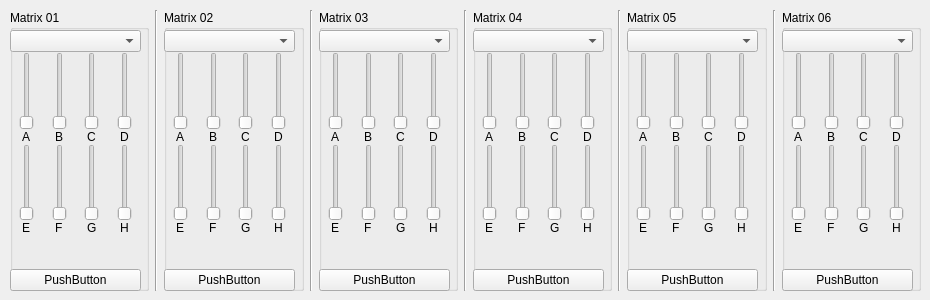
    <widget class="QWidget" name="matrix01_06Tab">
     <attribute name="title">
      <string>Matrix 1-6</string>
     </attribute>
     <widget class="QWidget" name="gridLayoutWidget_4">
      <property name="geometry">
       <rect>
        <x>10</x>
        <y>10</y>
        <width>911</width>
        <height>281</height>
       </rect>
      </property>
      <layout class="QGridLayout" name="matrix01_06GridLayout">
       <item row="0" column="1">
        <widget class="Line" name="line_16">
         <property name="orientation">
          <enum>Qt::Vertical</enum>
         </property>
        </widget>
       </item>
       <item row="0" column="0">
        <widget class="QGroupBox" name="matrix01GroupBox">
         <property name="title">
          <string>Matrix 01</string>
         </property>
         <widget class="QWidget" name="gridLayoutWidget_10">
          <property name="geometry">
           <rect>
            <x>0</x>
            <y>20</y>
            <width>131</width>
            <height>261</height>
           </rect>
          </property>
          <layout class="QGridLayout" name="matrix01GridLayout" rowstretch="0,0,0,0,0,0,0">
           <property name="spacing">
            <number>0</number>
           </property>
           <item row="4" column="0" alignment="Qt::AlignHCenter">
            <widget class="QLabel" name="label_8">
             <property name="text">
              <string>E</string>
             </property>
            </widget>
           </item>
           <item row="3" column="2" alignment="Qt::AlignHCenter">
            <widget class="QSlider" name="slider_mtx_g_1">
             <property name="orientation">
              <enum>Qt::Vertical</enum>
             </property>
            </widget>
           </item>
           <item row="3" column="3" alignment="Qt::AlignHCenter">
            <widget class="QSlider" name="slider_mtx_h_1">
             <property name="orientation">
              <enum>Qt::Vertical</enum>
             </property>
            </widget>
           </item>
           <item row="1" column="3" alignment="Qt::AlignHCenter">
            <widget class="QSlider" name="slider_mtx_d_1">
             <property name="orientation">
              <enum>Qt::Vertical</enum>
             </property>
            </widget>
           </item>
           <item row="1" column="2" alignment="Qt::AlignHCenter">
            <widget class="QSlider" name="slider_mtx_c_1">
             <property name="orientation">
              <enum>Qt::Vertical</enum>
             </property>
            </widget>
           </item>
           <item row="2" column="3" alignment="Qt::AlignHCenter">
            <widget class="QLabel" name="label_7">
             <property name="text">
              <string>D</string>
             </property>
            </widget>
           </item>
           <item row="1" column="0" alignment="Qt::AlignHCenter">
            <widget class="QSlider" name="slider_mtx_a_1">
             <property name="orientation">
              <enum>Qt::Vertical</enum>
             </property>
            </widget>
           </item>
           <item row="1" column="1" alignment="Qt::AlignHCenter">
            <widget class="QSlider" name="slider_mtx_b_1">
             <property name="orientation">
              <enum>Qt::Vertical</enum>
             </property>
            </widget>
           </item>
           <item row="2" column="0" alignment="Qt::AlignHCenter">
            <widget class="QLabel" name="label_4">
             <property name="text">
              <string>A</string>
             </property>
            </widget>
           </item>
           <item row="3" column="0" alignment="Qt::AlignHCenter">
            <widget class="QSlider" name="slider_mtx_e_1">
             <property name="orientation">
              <enum>Qt::Vertical</enum>
             </property>
            </widget>
           </item>
           <item row="2" column="2" alignment="Qt::AlignHCenter">
            <widget class="QLabel" name="label_6">
             <property name="text">
              <string>C</string>
             </property>
            </widget>
           </item>
           <item row="3" column="1" alignment="Qt::AlignHCenter">
            <widget class="QSlider" name="slider_mtx_f_1">
             <property name="orientation">
              <enum>Qt::Vertical</enum>
             </property>
            </widget>
           </item>
           <item row="2" column="1" alignment="Qt::AlignHCenter">
            <widget class="QLabel" name="label_5">
             <property name="text">
              <string>B</string>
             </property>
            </widget>
           </item>
           <item row="4" column="3" alignment="Qt::AlignHCenter">
            <widget class="QLabel" name="label_11">
             <property name="text">
              <string>H</string>
             </property>
            </widget>
           </item>
           <item row="4" column="2" alignment="Qt::AlignHCenter">
            <widget class="QLabel" name="label_10">
             <property name="text">
              <string>G</string>
             </property>
            </widget>
           </item>
           <item row="0" column="0" colspan="4">
            <widget class="QComboBox" name="combo_matrix_in_1"/>
           </item>
           <item row="6" column="0" colspan="4">
            <widget class="QPushButton" name="matrix01BtnClear">
             <property name="text">
              <string>PushButton</string>
             </property>
            </widget>
           </item>
           <item row="4" column="1" alignment="Qt::AlignHCenter">
            <widget class="QLabel" name="label_9">
             <property name="text">
              <string>F</string>
             </property>
            </widget>
           </item>
           <item row="5" column="0" colspan="4">
            <spacer name="verticalSpacer">
             <property name="orientation">
              <enum>Qt::Vertical</enum>
             </property>
             <property name="sizeHint" stdset="0">
              <size>
               <width>20</width>
               <height>40</height>
              </size>
             </property>
            </spacer>
           </item>
          </layout>
         </widget>
        </widget>
       </item>
       <item row="0" column="2">
        <widget class="QGroupBox" name="matrix02GroupBox">
         <property name="title">
          <string>Matrix 02</string>
         </property>
         <widget class="QWidget" name="gridLayoutWidget_17">
          <property name="geometry">
           <rect>
            <x>0</x>
            <y>20</y>
            <width>131</width>
            <height>261</height>
           </rect>
          </property>
          <layout class="QGridLayout" name="matrix02GridLayout">
           <property name="spacing">
            <number>0</number>
           </property>
           <item row="4" column="1" alignment="Qt::AlignHCenter">
            <widget class="QLabel" name="label_17">
             <property name="text">
              <string>F</string>
             </property>
            </widget>
           </item>
           <item row="2" column="1" alignment="Qt::AlignHCenter">
            <widget class="QLabel" name="label_15">
             <property name="text">
              <string>B</string>
             </property>
            </widget>
           </item>
           <item row="3" column="2" alignment="Qt::AlignHCenter">
            <widget class="QSlider" name="slider_mtx_g_2">
             <property name="orientation">
              <enum>Qt::Vertical</enum>
             </property>
            </widget>
           </item>
           <item row="3" column="3" alignment="Qt::AlignHCenter">
            <widget class="QSlider" name="slider_mtx_h_2">
             <property name="orientation">
              <enum>Qt::Vertical</enum>
             </property>
            </widget>
           </item>
           <item row="1" column="3" alignment="Qt::AlignHCenter">
            <widget class="QSlider" name="slider_mtx_d_2">
             <property name="orientation">
              <enum>Qt::Vertical</enum>
             </property>
            </widget>
           </item>
           <item row="1" column="2" alignment="Qt::AlignHCenter">
            <widget class="QSlider" name="slider_mtx_c_2">
             <property name="orientation">
              <enum>Qt::Vertical</enum>
             </property>
            </widget>
           </item>
           <item row="2" column="3" alignment="Qt::AlignHCenter">
            <widget class="QLabel" name="label_12">
             <property name="text">
              <string>D</string>
             </property>
            </widget>
           </item>
           <item row="1" column="0" alignment="Qt::AlignHCenter">
            <widget class="QSlider" name="slider_mtx_a_2">
             <property name="orientation">
              <enum>Qt::Vertical</enum>
             </property>
            </widget>
           </item>
           <item row="1" column="1" alignment="Qt::AlignHCenter">
            <widget class="QSlider" name="slider_mtx_b_2">
             <property name="orientation">
              <enum>Qt::Vertical</enum>
             </property>
            </widget>
           </item>
           <item row="2" column="0" alignment="Qt::AlignHCenter">
            <widget class="QLabel" name="label_13">
             <property name="text">
              <string>A</string>
             </property>
            </widget>
           </item>
           <item row="3" column="0" alignment="Qt::AlignHCenter">
            <widget class="QSlider" name="slider_mtx_e_2">
             <property name="orientation">
              <enum>Qt::Vertical</enum>
             </property>
            </widget>
           </item>
           <item row="2" column="2" alignment="Qt::AlignHCenter">
            <widget class="QLabel" name="label_14">
             <property name="text">
              <string>C</string>
             </property>
            </widget>
           </item>
           <item row="3" column="1" alignment="Qt::AlignHCenter">
            <widget class="QSlider" name="slider_mtx_f_2">
             <property name="orientation">
              <enum>Qt::Vertical</enum>
             </property>
            </widget>
           </item>
           <item row="4" column="0" alignment="Qt::AlignHCenter">
            <widget class="QLabel" name="label_16">
             <property name="text">
              <string>E</string>
             </property>
            </widget>
           </item>
           <item row="4" column="3" alignment="Qt::AlignHCenter">
            <widget class="QLabel" name="label_19">
             <property name="text">
              <string>H</string>
             </property>
            </widget>
           </item>
           <item row="4" column="2" alignment="Qt::AlignHCenter">
            <widget class="QLabel" name="label_18">
             <property name="text">
              <string>G</string>
             </property>
            </widget>
           </item>
           <item row="0" column="0" colspan="4">
            <widget class="QComboBox" name="combo_matrix_in_2"/>
           </item>
           <item row="6" column="0" colspan="4">
            <widget class="QPushButton" name="matrix02BtnClear">
             <property name="text">
              <string>PushButton</string>
             </property>
            </widget>
           </item>
           <item row="5" column="1">
            <spacer name="verticalSpacer_2">
             <property name="orientation">
              <enum>Qt::Vertical</enum>
             </property>
             <property name="sizeHint" stdset="0">
              <size>
               <width>20</width>
               <height>40</height>
              </size>
             </property>
            </spacer>
           </item>
          </layout>
         </widget>
        </widget>
       </item>
       <item row="0" column="4">
        <widget class="QGroupBox" name="matrix03GroupBox">
         <property name="title">
          <string>Matrix 03</string>
         </property>
         <widget class="QWidget" name="gridLayoutWidget_18">
          <property name="geometry">
           <rect>
            <x>0</x>
            <y>20</y>
            <width>131</width>
            <height>261</height>
           </rect>
          </property>
          <layout class="QGridLayout" name="matrix03GridLayout">
           <property name="spacing">
            <number>0</number>
           </property>
           <item row="3" column="2" alignment="Qt::AlignHCenter">
            <widget class="QSlider" name="slider_mtx_g_3">
             <property name="orientation">
              <enum>Qt::Vertical</enum>
             </property>
            </widget>
           </item>
           <item row="3" column="3" alignment="Qt::AlignHCenter">
            <widget class="QSlider" name="slider_mtx_h_3">
             <property name="orientation">
              <enum>Qt::Vertical</enum>
             </property>
            </widget>
           </item>
           <item row="1" column="3" alignment="Qt::AlignHCenter">
            <widget class="QSlider" name="slider_mtx_d_3">
             <property name="orientation">
              <enum>Qt::Vertical</enum>
             </property>
            </widget>
           </item>
           <item row="1" column="2" alignment="Qt::AlignHCenter">
            <widget class="QSlider" name="slider_mtx_c_3">
             <property name="orientation">
              <enum>Qt::Vertical</enum>
             </property>
            </widget>
           </item>
           <item row="2" column="3" alignment="Qt::AlignHCenter">
            <widget class="QLabel" name="label_20">
             <property name="text">
              <string>D</string>
             </property>
            </widget>
           </item>
           <item row="1" column="0" alignment="Qt::AlignHCenter">
            <widget class="QSlider" name="slider_mtx_a_3">
             <property name="orientation">
              <enum>Qt::Vertical</enum>
             </property>
            </widget>
           </item>
           <item row="1" column="1" alignment="Qt::AlignHCenter">
            <widget class="QSlider" name="slider_mtx_b_3">
             <property name="orientation">
              <enum>Qt::Vertical</enum>
             </property>
            </widget>
           </item>
           <item row="2" column="0" alignment="Qt::AlignHCenter">
            <widget class="QLabel" name="label_21">
             <property name="text">
              <string>A</string>
             </property>
            </widget>
           </item>
           <item row="3" column="0" alignment="Qt::AlignHCenter">
            <widget class="QSlider" name="slider_mtx_e_3">
             <property name="orientation">
              <enum>Qt::Vertical</enum>
             </property>
            </widget>
           </item>
           <item row="2" column="2" alignment="Qt::AlignHCenter">
            <widget class="QLabel" name="label_22">
             <property name="text">
              <string>C</string>
             </property>
            </widget>
           </item>
           <item row="3" column="1" alignment="Qt::AlignHCenter">
            <widget class="QSlider" name="slider_mtx_f_3">
             <property name="orientation">
              <enum>Qt::Vertical</enum>
             </property>
            </widget>
           </item>
           <item row="4" column="1" alignment="Qt::AlignHCenter">
            <widget class="QLabel" name="label_25">
             <property name="text">
              <string>F</string>
             </property>
            </widget>
           </item>
           <item row="2" column="1" alignment="Qt::AlignHCenter">
            <widget class="QLabel" name="label_23">
             <property name="text">
              <string>B</string>
             </property>
            </widget>
           </item>
           <item row="4" column="0" alignment="Qt::AlignHCenter">
            <widget class="QLabel" name="label_24">
             <property name="text">
              <string>E</string>
             </property>
            </widget>
           </item>
           <item row="4" column="3" alignment="Qt::AlignHCenter">
            <widget class="QLabel" name="label_27">
             <property name="text">
              <string>H</string>
             </property>
            </widget>
           </item>
           <item row="4" column="2" alignment="Qt::AlignHCenter">
            <widget class="QLabel" name="label_26">
             <property name="text">
              <string>G</string>
             </property>
            </widget>
           </item>
           <item row="0" column="0" colspan="4">
            <widget class="QComboBox" name="combo_matrix_in_3"/>
           </item>
           <item row="6" column="0" colspan="4">
            <widget class="QPushButton" name="matrix03BtnClear">
             <property name="text">
              <string>PushButton</string>
             </property>
            </widget>
           </item>
           <item row="5" column="0">
            <spacer name="verticalSpacer_3">
             <property name="orientation">
              <enum>Qt::Vertical</enum>
             </property>
             <property name="sizeHint" stdset="0">
              <size>
               <width>20</width>
               <height>40</height>
              </size>
             </property>
            </spacer>
           </item>
          </layout>
         </widget>
        </widget>
       </item>
       <item row="0" column="6">
        <widget class="QGroupBox" name="matrix04GroupBox">
         <property name="title">
          <string>Matrix 04</string>
         </property>
         <widget class="QWidget" name="gridLayoutWidget_19">
          <property name="geometry">
           <rect>
            <x>0</x>
            <y>20</y>
            <width>131</width>
            <height>261</height>
           </rect>
          </property>
          <layout class="QGridLayout" name="matrix04GridLayout">
           <property name="spacing">
            <number>0</number>
           </property>
           <item row="3" column="1" alignment="Qt::AlignHCenter">
            <widget class="QSlider" name="slider_mtx_f_4">
             <property name="orientation">
              <enum>Qt::Vertical</enum>
             </property>
            </widget>
           </item>
           <item row="3" column="2" alignment="Qt::AlignHCenter">
            <widget class="QSlider" name="slider_mtx_g_4">
             <property name="orientation">
              <enum>Qt::Vertical</enum>
             </property>
            </widget>
           </item>
           <item row="3" column="3" alignment="Qt::AlignHCenter">
            <widget class="QSlider" name="slider_mtx_h_4">
             <property name="orientation">
              <enum>Qt::Vertical</enum>
             </property>
            </widget>
           </item>
           <item row="1" column="3" alignment="Qt::AlignHCenter">
            <widget class="QSlider" name="slider_mtx_d_4">
             <property name="orientation">
              <enum>Qt::Vertical</enum>
             </property>
            </widget>
           </item>
           <item row="1" column="2" alignment="Qt::AlignHCenter">
            <widget class="QSlider" name="slider_mtx_c_4">
             <property name="orientation">
              <enum>Qt::Vertical</enum>
             </property>
            </widget>
           </item>
           <item row="2" column="3" alignment="Qt::AlignHCenter">
            <widget class="QLabel" name="label_28">
             <property name="text">
              <string>D</string>
             </property>
            </widget>
           </item>
           <item row="1" column="0" alignment="Qt::AlignHCenter">
            <widget class="QSlider" name="slider_mtx_a_4">
             <property name="orientation">
              <enum>Qt::Vertical</enum>
             </property>
            </widget>
           </item>
           <item row="1" column="1" alignment="Qt::AlignHCenter">
            <widget class="QSlider" name="slider_mtx_b_4">
             <property name="orientation">
              <enum>Qt::Vertical</enum>
             </property>
            </widget>
           </item>
           <item row="2" column="0" alignment="Qt::AlignHCenter">
            <widget class="QLabel" name="label_29">
             <property name="text">
              <string>A</string>
             </property>
            </widget>
           </item>
           <item row="3" column="0" alignment="Qt::AlignHCenter">
            <widget class="QSlider" name="slider_mtx_e_4">
             <property name="orientation">
              <enum>Qt::Vertical</enum>
             </property>
            </widget>
           </item>
           <item row="2" column="2" alignment="Qt::AlignHCenter">
            <widget class="QLabel" name="label_30">
             <property name="text">
              <string>C</string>
             </property>
            </widget>
           </item>
           <item row="4" column="1" alignment="Qt::AlignHCenter">
            <widget class="QLabel" name="label_33">
             <property name="text">
              <string>F</string>
             </property>
            </widget>
           </item>
           <item row="2" column="1" alignment="Qt::AlignHCenter">
            <widget class="QLabel" name="label_31">
             <property name="text">
              <string>B</string>
             </property>
            </widget>
           </item>
           <item row="4" column="0" alignment="Qt::AlignHCenter">
            <widget class="QLabel" name="label_32">
             <property name="text">
              <string>E</string>
             </property>
            </widget>
           </item>
           <item row="4" column="3" alignment="Qt::AlignHCenter">
            <widget class="QLabel" name="label_35">
             <property name="text">
              <string>H</string>
             </property>
            </widget>
           </item>
           <item row="4" column="2" alignment="Qt::AlignHCenter">
            <widget class="QLabel" name="label_34">
             <property name="text">
              <string>G</string>
             </property>
            </widget>
           </item>
           <item row="0" column="0" colspan="4">
            <widget class="QComboBox" name="combo_matrix_in_4"/>
           </item>
           <item row="6" column="0" colspan="4">
            <widget class="QPushButton" name="matrix04BtnClear">
             <property name="text">
              <string>PushButton</string>
             </property>
            </widget>
           </item>
           <item row="5" column="0">
            <spacer name="verticalSpacer_4">
             <property name="orientation">
              <enum>Qt::Vertical</enum>
             </property>
             <property name="sizeHint" stdset="0">
              <size>
               <width>20</width>
               <height>40</height>
              </size>
             </property>
            </spacer>
           </item>
          </layout>
         </widget>
        </widget>
       </item>
       <item row="0" column="8">
        <widget class="QGroupBox" name="matrix05GroupBox">
         <property name="title">
          <string>Matrix 05</string>
         </property>
         <widget class="QWidget" name="gridLayoutWidget_20">
          <property name="geometry">
           <rect>
            <x>0</x>
            <y>20</y>
            <width>131</width>
            <height>261</height>
           </rect>
          </property>
          <layout class="QGridLayout" name="matrix05GridLayout">
           <property name="spacing">
            <number>0</number>
           </property>
           <item row="3" column="2" alignment="Qt::AlignHCenter">
            <widget class="QSlider" name="slider_mtx_g_5">
             <property name="orientation">
              <enum>Qt::Vertical</enum>
             </property>
            </widget>
           </item>
           <item row="3" column="3" alignment="Qt::AlignHCenter">
            <widget class="QSlider" name="slider_mtx_h_5">
             <property name="orientation">
              <enum>Qt::Vertical</enum>
             </property>
            </widget>
           </item>
           <item row="1" column="3" alignment="Qt::AlignHCenter">
            <widget class="QSlider" name="slider_mtx_d_5">
             <property name="orientation">
              <enum>Qt::Vertical</enum>
             </property>
            </widget>
           </item>
           <item row="1" column="2" alignment="Qt::AlignHCenter">
            <widget class="QSlider" name="slider_mtx_c_5">
             <property name="orientation">
              <enum>Qt::Vertical</enum>
             </property>
            </widget>
           </item>
           <item row="2" column="3" alignment="Qt::AlignHCenter">
            <widget class="QLabel" name="label_36">
             <property name="text">
              <string>D</string>
             </property>
            </widget>
           </item>
           <item row="1" column="0" alignment="Qt::AlignHCenter">
            <widget class="QSlider" name="slider_mtx_a_5">
             <property name="orientation">
              <enum>Qt::Vertical</enum>
             </property>
            </widget>
           </item>
           <item row="1" column="1" alignment="Qt::AlignHCenter">
            <widget class="QSlider" name="slider_mtx_b_5">
             <property name="orientation">
              <enum>Qt::Vertical</enum>
             </property>
            </widget>
           </item>
           <item row="2" column="0" alignment="Qt::AlignHCenter">
            <widget class="QLabel" name="label_37">
             <property name="text">
              <string>A</string>
             </property>
            </widget>
           </item>
           <item row="3" column="0" alignment="Qt::AlignHCenter">
            <widget class="QSlider" name="slider_mtx_e_5">
             <property name="orientation">
              <enum>Qt::Vertical</enum>
             </property>
            </widget>
           </item>
           <item row="2" column="2" alignment="Qt::AlignHCenter">
            <widget class="QLabel" name="label_38">
             <property name="text">
              <string>C</string>
             </property>
            </widget>
           </item>
           <item row="3" column="1" alignment="Qt::AlignHCenter">
            <widget class="QSlider" name="slider_mtx_f_5">
             <property name="orientation">
              <enum>Qt::Vertical</enum>
             </property>
            </widget>
           </item>
           <item row="4" column="1" alignment="Qt::AlignHCenter">
            <widget class="QLabel" name="label_41">
             <property name="text">
              <string>F</string>
             </property>
            </widget>
           </item>
           <item row="2" column="1" alignment="Qt::AlignHCenter">
            <widget class="QLabel" name="label_39">
             <property name="text">
              <string>B</string>
             </property>
            </widget>
           </item>
           <item row="4" column="0" alignment="Qt::AlignHCenter">
            <widget class="QLabel" name="label_40">
             <property name="text">
              <string>E</string>
             </property>
            </widget>
           </item>
           <item row="4" column="3" alignment="Qt::AlignHCenter">
            <widget class="QLabel" name="label_43">
             <property name="text">
              <string>H</string>
             </property>
            </widget>
           </item>
           <item row="4" column="2" alignment="Qt::AlignHCenter">
            <widget class="QLabel" name="label_42">
             <property name="text">
              <string>G</string>
             </property>
            </widget>
           </item>
           <item row="0" column="0" colspan="4">
            <widget class="QComboBox" name="combo_matrix_in_5"/>
           </item>
           <item row="6" column="0" colspan="4">
            <widget class="QPushButton" name="matrix05BtnClear">
             <property name="text">
              <string>PushButton</string>
             </property>
            </widget>
           </item>
           <item row="5" column="0">
            <spacer name="verticalSpacer_5">
             <property name="orientation">
              <enum>Qt::Vertical</enum>
             </property>
             <property name="sizeHint" stdset="0">
              <size>
               <width>20</width>
               <height>40</height>
              </size>
             </property>
            </spacer>
           </item>
          </layout>
         </widget>
        </widget>
       </item>
       <item row="0" column="10">
        <widget class="QGroupBox" name="matrix06GroupBox">
         <property name="title">
          <string>Matrix 06</string>
         </property>
         <widget class="QWidget" name="gridLayoutWidget_21">
          <property name="geometry">
           <rect>
            <x>0</x>
            <y>20</y>
            <width>131</width>
            <height>261</height>
           </rect>
          </property>
          <layout class="QGridLayout" name="matrix06GridLayout">
           <property name="spacing">
            <number>0</number>
           </property>
           <item row="3" column="2" alignment="Qt::AlignHCenter">
            <widget class="QSlider" name="slider_mtx_g_6">
             <property name="orientation">
              <enum>Qt::Vertical</enum>
             </property>
            </widget>
           </item>
           <item row="3" column="3" alignment="Qt::AlignHCenter">
            <widget class="QSlider" name="slider_mtx_h_6">
             <property name="orientation">
              <enum>Qt::Vertical</enum>
             </property>
            </widget>
           </item>
           <item row="1" column="3" alignment="Qt::AlignHCenter">
            <widget class="QSlider" name="slider_mtx_d_6">
             <property name="orientation">
              <enum>Qt::Vertical</enum>
             </property>
            </widget>
           </item>
           <item row="1" column="2" alignment="Qt::AlignHCenter">
            <widget class="QSlider" name="slider_mtx_c_6">
             <property name="orientation">
              <enum>Qt::Vertical</enum>
             </property>
            </widget>
           </item>
           <item row="2" column="3" alignment="Qt::AlignHCenter">
            <widget class="QLabel" name="label_44">
             <property name="text">
              <string>D</string>
             </property>
            </widget>
           </item>
           <item row="1" column="0" alignment="Qt::AlignHCenter">
            <widget class="QSlider" name="slider_mtx_a_6">
             <property name="orientation">
              <enum>Qt::Vertical</enum>
             </property>
            </widget>
           </item>
           <item row="1" column="1" alignment="Qt::AlignHCenter">
            <widget class="QSlider" name="slider_mtx_b_6">
             <property name="orientation">
              <enum>Qt::Vertical</enum>
             </property>
            </widget>
           </item>
           <item row="2" column="0" alignment="Qt::AlignHCenter">
            <widget class="QLabel" name="label_45">
             <property name="text">
              <string>A</string>
             </property>
            </widget>
           </item>
           <item row="3" column="0" alignment="Qt::AlignHCenter">
            <widget class="QSlider" name="slider_mtx_e_6">
             <property name="orientation">
              <enum>Qt::Vertical</enum>
             </property>
            </widget>
           </item>
           <item row="2" column="2" alignment="Qt::AlignHCenter">
            <widget class="QLabel" name="label_46">
             <property name="text">
              <string>C</string>
             </property>
            </widget>
           </item>
           <item row="3" column="1" alignment="Qt::AlignHCenter">
            <widget class="QSlider" name="slider_mtx_f_6">
             <property name="orientation">
              <enum>Qt::Vertical</enum>
             </property>
            </widget>
           </item>
           <item row="4" column="1" alignment="Qt::AlignHCenter">
            <widget class="QLabel" name="label_49">
             <property name="text">
              <string>F</string>
             </property>
            </widget>
           </item>
           <item row="2" column="1" alignment="Qt::AlignHCenter">
            <widget class="QLabel" name="label_47">
             <property name="text">
              <string>B</string>
             </property>
            </widget>
           </item>
           <item row="4" column="0" alignment="Qt::AlignHCenter">
            <widget class="QLabel" name="label_48">
             <property name="text">
              <string>E</string>
             </property>
            </widget>
           </item>
           <item row="4" column="3" alignment="Qt::AlignHCenter">
            <widget class="QLabel" name="label_51">
             <property name="text">
              <string>H</string>
             </property>
            </widget>
           </item>
           <item row="4" column="2" alignment="Qt::AlignHCenter">
            <widget class="QLabel" name="label_50">
             <property name="text">
              <string>G</string>
             </property>
            </widget>
           </item>
           <item row="0" column="0" colspan="4">
            <widget class="QComboBox" name="combo_matrix_in_6"/>
           </item>
           <item row="6" column="0" colspan="4">
            <widget class="QPushButton" name="matrix06BtnClear">
             <property name="text">
              <string>PushButton</string>
             </property>
            </widget>
           </item>
           <item row="5" column="0">
            <spacer name="verticalSpacer_6">
             <property name="orientation">
              <enum>Qt::Vertical</enum>
             </property>
             <property name="sizeHint" stdset="0">
              <size>
               <width>20</width>
               <height>40</height>
              </size>
             </property>
            </spacer>
           </item>
          </layout>
         </widget>
        </widget>
       </item>
       <item row="0" column="5">
        <widget class="Line" name="line_18">
         <property name="orientation">
          <enum>Qt::Vertical</enum>
         </property>
        </widget>
       </item>
       <item row="0" column="3">
        <widget class="Line" name="line_17">
         <property name="orientation">
          <enum>Qt::Vertical</enum>
         </property>
        </widget>
       </item>
       <item row="0" column="7">
        <widget class="Line" name="line_19">
         <property name="orientation">
          <enum>Qt::Vertical</enum>
         </property>
        </widget>
       </item>
       <item row="0" column="9">
        <widget class="Line" name="line_20">
         <property name="orientation">
          <enum>Qt::Vertical</enum>
         </property>
        </widget>
       </item>
      </layout>
     </widget>
    </widget>
